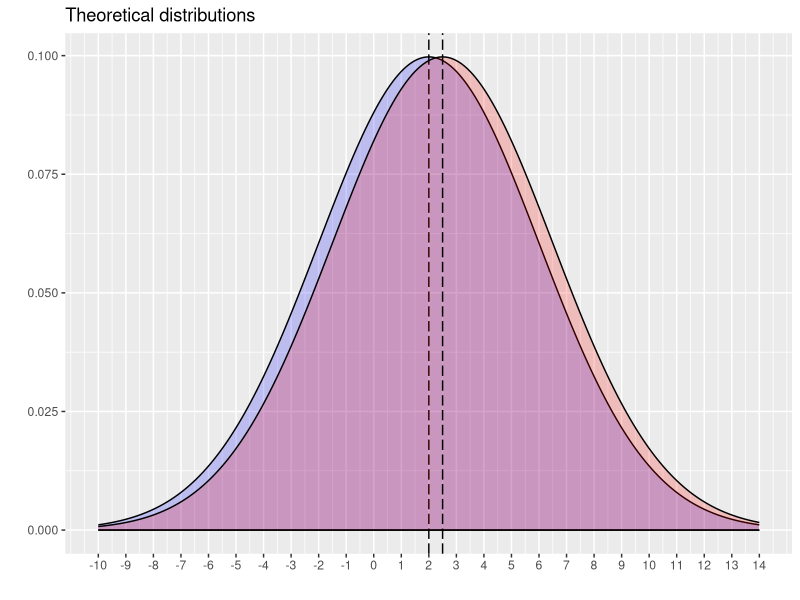
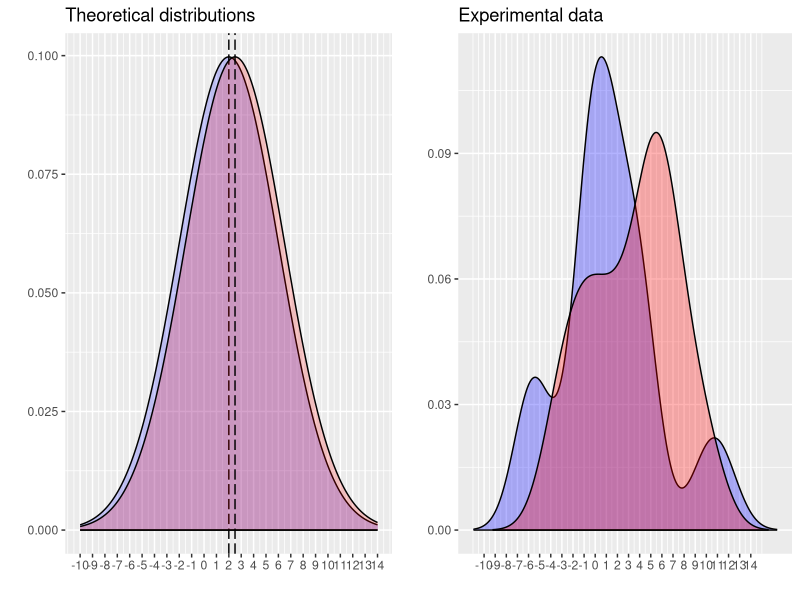
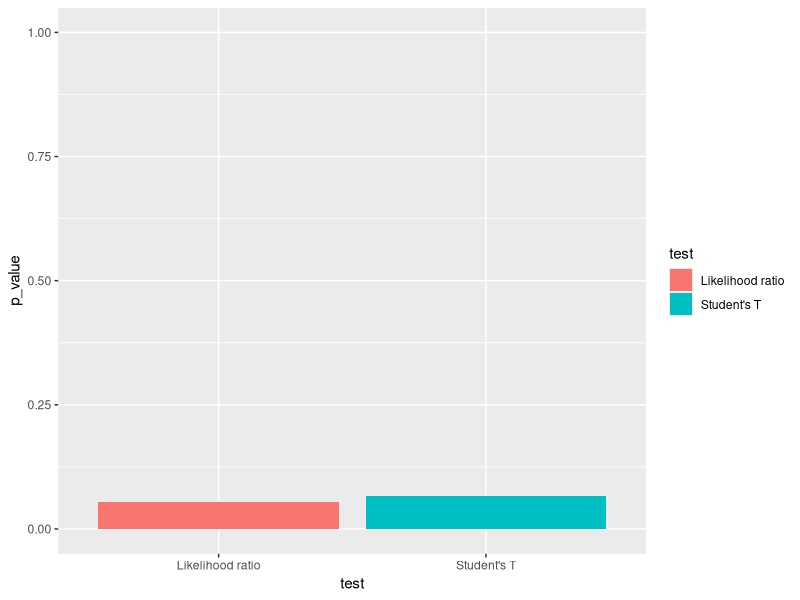
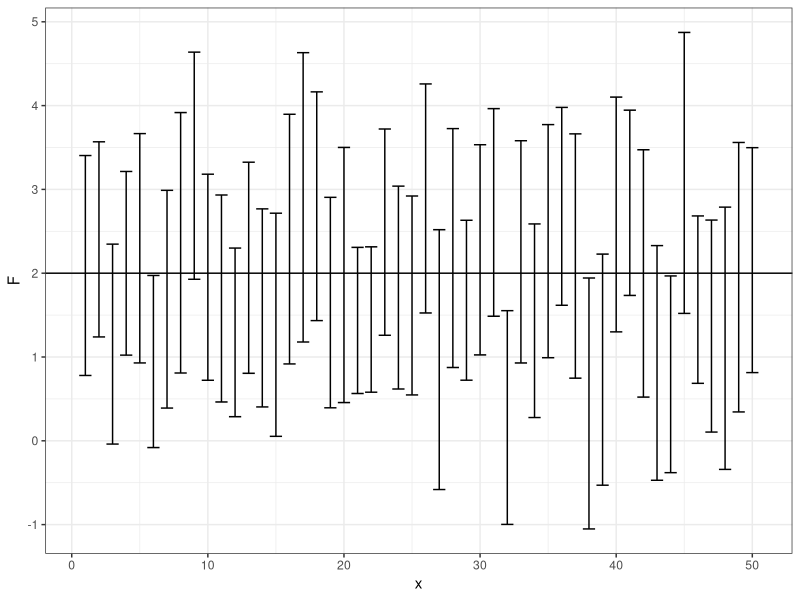
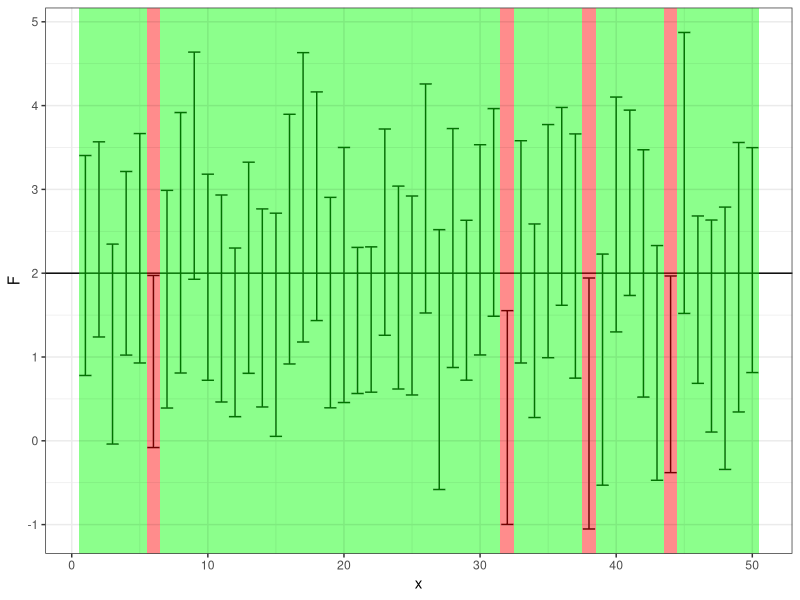

These charts were generated, in order, by the following R code:
library("ggfortify")
library("magrittr")

# Multiple plot function
#
# ggplot objects can be passed in ..., or to plotlist (as a list of ggplot objects)
# - cols:   Number of columns in layout
# - layout: A matrix specifying the layout. If present, 'cols' is ignored.
#
# If the layout is something like matrix(c(1,2,3,3), nrow=2, byrow=TRUE),
# then plot 1 will go in the upper left, 2 will go in the upper right, and
# 3 will go all the way across the bottom.
#
multiplot <- function(..., plotlist=NULL, file, cols=1, layout=NULL) {
  library(grid)
  
  # Make a list from the ... arguments and plotlist
  plots <- c(list(...), plotlist)
  
  numPlots = length(plots)
  
  # If layout is NULL, then use 'cols' to determine layout
  if (is.null(layout)) {
    # Make the panel
    # ncol: Number of columns of plots
    # nrow: Number of rows needed, calculated from # of cols
    layout <- matrix(seq(1, cols * ceiling(numPlots/cols)),
                     ncol = cols, nrow = ceiling(numPlots/cols))
  }
  
  if (numPlots==1) {
    print(plots[[1]])
    
  } else {
    # Set up the page
    grid.newpage()
    pushViewport(viewport(layout = grid.layout(nrow(layout), ncol(layout))))
    
    # Make each plot, in the correct location
    for (i in 1:numPlots) {
      # Get the i,j matrix positions of the regions that contain this subplot
      matchidx <- as.data.frame(which(layout == i, arr.ind = TRUE))
      
      print(plots[[i]], vp = viewport(layout.pos.row = matchidx$row,
                                      layout.pos.col = matchidx$col))
    }
  }
}



#ex 4.4
#4.4.1
x <- rnorm(20, 2, 4)
y <- rnorm(40, 2.5, 4)
x.mean <- mean(x)
y.mean <- mean(y)
xy <- c(x, y)

# Plotting data
p <- ggdistribution(dnorm, x = seq(-10, 14, 0.1), mean = 2, sd = 4, fill = "blue", alpha = 0.2) +
  geom_vline(xintercept = 2, linetype = "longdash") +
  scale_x_continuous(breaks = seq(-10, 14, 1))

p <- ggdistribution(dnorm, x = seq(-10, 14, 0.1), p = p, mean = 2.5, sd = 4, fill = "red", alpha = 0.2) +
  geom_vline(xintercept = 2.5, linetype = "longdash") +
  ggtitle(label = "Theoretical distributions")

p

q <- autoplot(density(x), fill = "blue")
q <- autoplot(density(y), p = q, fill = "red") +
  ggtitle("Experimental data") +
  scale_x_continuous(breaks = seq(-10, 14, 1))

multiplot(p, q, cols=2)



mllk.normal <- function(params, data) {
  sum(-log(dnorm(data, mean = params, sd = 4)))
}


# 4.4.2 Perform the maximum likelihood estimation for the full model and the nested model, and compute
#the maximized likelihood values (or the minimized minus-log-likelihood values)

# optimize parameters for the full and nested models
x.params <- optimize(mllk.normal, interval = c(-10, 10), data = x)
y.params <- optimize(mllk.normal, interval = c(-10, 10), data = y)
xy.params <- optimize(mllk.normal, interval = c(-10, 10), data = xy)

# compute likelihood of full model using optimized parameters
full.model.l <- c(dnorm(x, mean = x.params$minimum, sd = 4),
                    dnorm(y, mean = y.params$minimum, sd = 4)) %>% prod


# compute likelihood of nested model using optimized parameters
nested.model.l <- dnorm(xy, mean = xy.params$minimum, sd = 4) %>% prod


#4.4.3. Compute the likelihood ratio test statistic and the p-value.
# compute q, the quotient of the likelihood of both models
quotient <- nested.model.l / full.model.l

# likelihood ratio test
#-2log(q) ~ chi squared with d - d0 degrees of freedom
# dimensions of the full model (3)
# dimensions of the nested model (2)
# d - d0 = 1
lrt.pval <- 1 - pchisq(-2*log(quotient), df = 1)
# the null hypothesis is likely enough (there's not enought evidence that it is false)
# we can't reject the null hypothesis -> the nested model is sufficient
# (there's no evidence that the means are different)

#4.4.4. Perform a two-sample t-test for x and y with equal variance. Do you get the same p-value?
# students t test
ttest.pval <- t.test(x, y, var.equal = TRUE, alternative = "two.sided")$p.value

ggplot(data = data.frame(test = as.factor(c("Likelihood ratio", "Student's T")), p_value = c(lrt.pval, ttest.pval))) +
  geom_bar(aes(x = test, y = p_value, fill=test), stat = "identity") +
  scale_y_continuous(limits = 0:1)


p <- ggdistribution(dchisq, x = seq(0, 3, 0.05), df = 1, fill = "red") + 
  geom_vline(xintercept = -2 * log(quotient))


# 4.5
n <- 20
mu <- 2
sigma <- 3
N <- 50
result <- rep(FALSE, N)
inferior <- numeric(N)
superior <- numeric(N)
for(i in 1:N) {
 i
 x <- rnorm(n, mu, sigma)
 sem <- sd(x)/sqrt(n)
 inf <- mean(x) - qnorm(0.975) * sem
 sup <- mean(x) + qnorm(0.975) * sem
 inferior[i] <- inf
 superior[i] <- sup
 if(inf < mu && sup > mu) {
   result[i] <- TRUE
 }
}

sum(result)
inferior
superior


df <- data.frame(x = 1:N,
                 F = rep(mu, N),
                 L = inferior,
                 U = superior,
                 R = result)

require(ggplot2)
p <- ggplot(df, aes(x = x, y = F)) +
  geom_hline(yintercept = mu) +
  geom_errorbar(aes(ymax = U, ymin = L)) +
  theme_bw()

p

for(i in 1:N) {
  left <- i - 0.5
  right <- i + 0.5
  if(result[i] == TRUE) {
   p <- p + geom_rect(aes(ymin= -Inf, ymax = Inf), fill = "green", xmin = left, xmax = right, alpha = 0.01)
 } else {
   p <- p + geom_rect(aes(ymin= -Inf, ymax = Inf), fill = "red", xmin = left, xmax = right, alpha = 0.01)
 }
}

p
